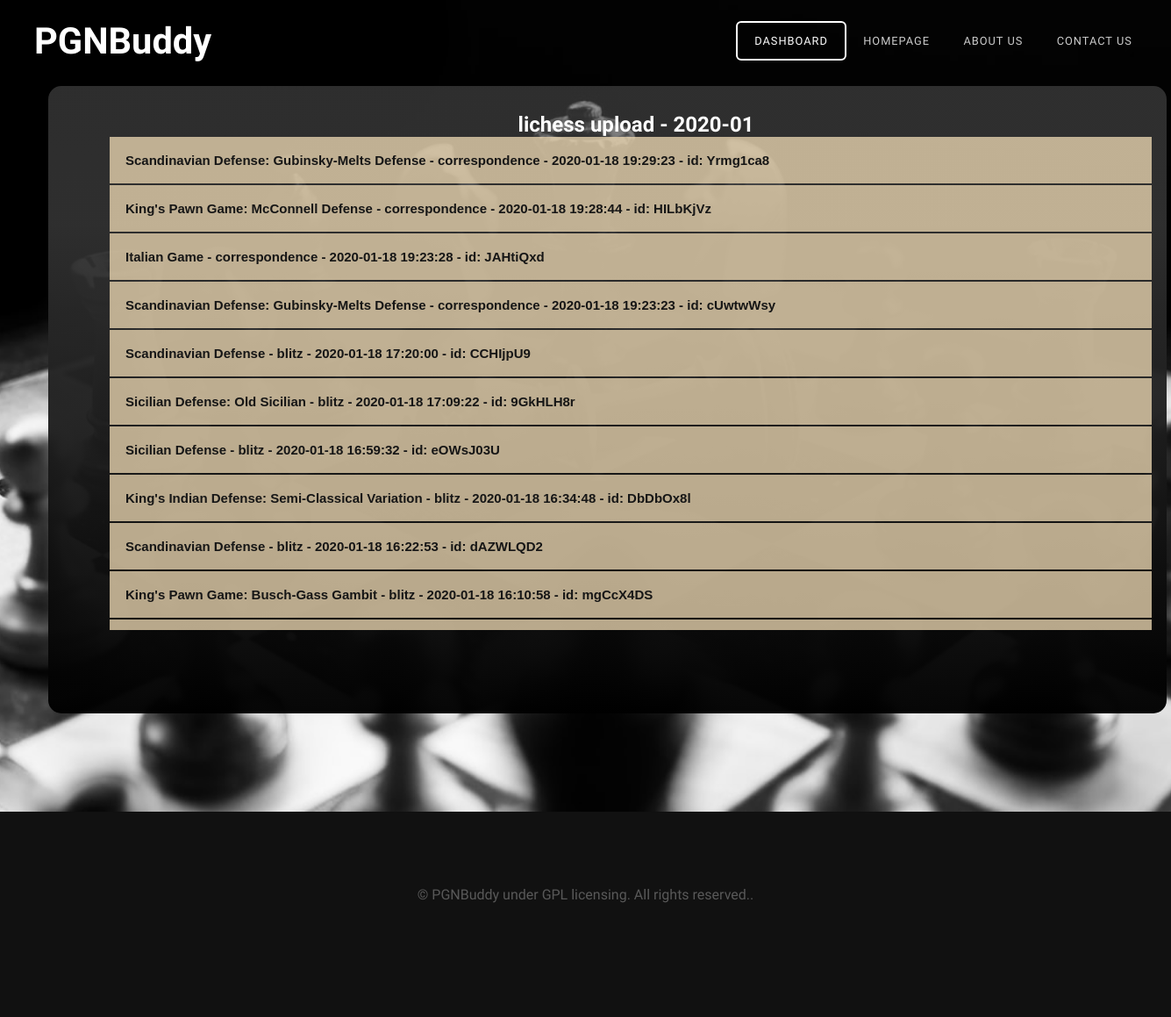
The page /mydatabase on the database its author committed.
### models.py (models this page shows)
class pgn(db.Model):
    __tablename__ = 'pgn'
    __table_args__ = {'extend_existing': True}
    game = db.Column(db.String(9999))
    fileName = db.Column(db.String(129))
    folder = db.Column(db.String(120))
    userId = db.Column(db.Integer, db.ForeignKey('user.id'))
    frame = db.Column(db.String(200))
    pgnId = db.Column(db.Integer, primary_key=True)

### main.py (the view)
@main.route('/mydatabase', methods=['POST', 'GET'])
def mydatabase():
    gamelist = []
    games = db.session.query(pgn).all()
    for game in games:
        gamelist.append(game.game)
    pgnlist = []
    pgns = db.session.query(pgn).all()
    for pg in pgns:
        pgnlist.append({
            'name': str(pg.fileName),
            'game': pg.game,
            'folder': pg.folder,
            'frame': pg.frame
        })
    folderlist = []
    folders = db.session.query(pgn.folder).all()
    for folder in folders:
        folderlist.append(str(folder))
    folderlist = list(dict.fromkeys(folderlist))
    return render_template(
        'users_database.html',
        games=gamelist,
        folders=folderlist,
        pgnlist=pgnlist
    )

### templates/users_database.html (shortened to what this page needs)
<!DOCTYPE html PUBLIC "-//W3C//DTD XHTML 1.0 Strict//EN" "http://www.w3.org/TR/xhtml1/DTD/xhtml1-strict.dtd">
<html xmlns="http://www.w3.org/1999/xhtml">
<head>
<link href="static/css/default.css" rel="stylesheet" type="text/css" media="all" />
<link href="static/css/fonts.css" rel="stylesheet" type="text/css" media="all" />
</head>
<body>
<div id="header-wrapper">
	<div id="header" class="container">
		<div id="logo">
			<h1><a href="{{url_for('main.home')}}">PGNBuddy</a></h1>
		</div>
		<div id="menu">
			<ul>
				<li class="active"><a href="{{url_for('main.dashboard')}}" accesskey="1" title="">Dashboard</a></li>
				<li><a href="{{url_for('main.home')}}" accesskey="2" title="">Homepage</a></li>
				<li><a href="#" accesskey="3" title="">About Us</a></li>
				<li><a href="#" accesskey="5" title="">Contact Us</a></li>
			</ul>
		</div>
	</div>
	<div class="titlebox-dash">
        <div id="banner" class="container">
			<div class="userdatabase">
				<ul>
                    {% for folder in folders %}
                    <li><h2>{{ folder[2:-3] }}</h2>
                        <ol>
                        {% for pg in pgnlist %}
                            {% if pg['folder'] == folder[2:-3] %}
                                <div id="accordion-{{loop.index}}">
                                    <h2 class="dbbutton">{{ pg.name }}</h2>
                                </div>
                            {% endif %}
                        {% endfor %}
                        </ol>
                    </li>
                    {% endfor %}
				</ul>
			</div>
		</div>
	</div>
</div>
<div id="copyright" class="container">
		<p>&copy; PGNBuddy under GPL licensing. All rights reserved.</a>.</p>
</div>
</body>
</html>

### static/css/default.css (style rules this page uses)
html, body { height: 100%; }
body { margin: 0px; padding: 0px; background: #111111; font-family: 'Didact Gothic', sans-serif; font-size: 12pt; font-weight: 200; color: #FFF; }
h1, h2, h3 { margin: 0; padding: 0; }
p, ol, ul { margin-top: 0; }
ol, ul { padding: 0; list-style: none; }
a { color: #ee0000; }
.container { margin: 0em auto; width: 1200px; }
.titlebox-dash { position: relative; margin-left: 55px; margin-top: -60px; width: 85%; height: 575px; top: 0px; left: 0px; background: rgb(129,129,129); background: linear-gradient(180deg, rgba(82, 82, 82, 0.558) 0%, rgba(49, 49, 49, 0.945) 22%, rgba(0, 0, 0, 0.972) 100%); padding: 70px; border-radius: 15px; }
#header-wrapper { position: relative; margin-top: -20px; padding: 5em 0em 7em 0em; background: #111111 url(images/checkmate.jpeg) no-repeat center; background-size: cover; }
#header { padding: 3.7em 0em; height: 50%; margin-top: -20px; }
#logo { position: absolute; padding-left: 39px; top: 2.6em; left: 0; }
#logo h1 { font-size: 2.6em; color: #79C255; }
#logo a { text-decoration: none; color: rgba(255,255,255,1); }
#menu { position: absolute; padding-right: 25px; top: 3.5em; right: 0; }
#menu ul { display: inline-block; }
#menu li { display: block; float: left; text-align: center; }
#menu li a, #menu li span { padding: 1em 1.5em; letter-spacing: 1px; text-decoration: none; text-transform: uppercase; font-size: 0.8em; color: rgba(255,255,255,0.80); }
#menu .active a { border: 2px solid rgba(255,255,255,1); border-radius: 6px; color: rgba(255,255,255,1); }
#banner { padding-top: 10em; text-align: center; }
.userdatabase { position: relative; overflow-y: scroll; width: 100%; height: 590px; margin-top: -200px; }
.dbbutton { background-color: rgba(239, 218, 180, 0.765); color: rgb(22, 22, 22); cursor: pointer; padding: 18px; width: 96%; font-family: Arial, Helvetica, sans-serif; text-align: left; font-size: 15px; margin-bottom: 2px; }
#copyright { overflow: hidden; padding: 5em 0em; border-top: 1px solid rgba(0,0,0,0.08); }
#copyright p { text-align: center; font-size: 1em; color: rgba(255,255,255,0.3); }

### rows shown on the page
pgn: name "Scandinavian Defense: Gubinsky-Melts Defense - correspondence - 2020-01-18 19:29:23 - id: Yrmg1ca8"
pgn: name "King's Pawn Game: McConnell Defense - correspondence - 2020-01-18 19:28:44 - id: HILbKjVz"
pgn: name "Italian Game - correspondence - 2020-01-18 19:23:28 - id: JAHtiQxd"
pgn: name "Scandinavian Defense: Gubinsky-Melts Defense - correspondence - 2020-01-18 19:23:23 - id: cUwtwWsy"
pgn: name "Scandinavian Defense - blitz - 2020-01-18 17:20:00 - id: CCHIjpU9"
pgn: name "Sicilian Defense: Old Sicilian - blitz - 2020-01-18 17:09:22 - id: 9GkHLH8r"
pgn: name "Sicilian Defense - blitz - 2020-01-18 16:59:32 - id: eOWsJ03U"
pgn: name "King's Indian Defense: Semi-Classical Variation - blitz - 2020-01-18 16:34:48 - id: DbDbOx8l"
pgn: name "Scandinavian Defense - blitz - 2020-01-18 16:22:53 - id: dAZWLQD2"
pgn: name "King's Pawn Game: Busch-Gass Gambit - blitz - 2020-01-18 16:10:58 - id: mgCcX4DS"

### other values the page prints
{{ folder[2:-3] }} "lichess upload - 2020-01"
